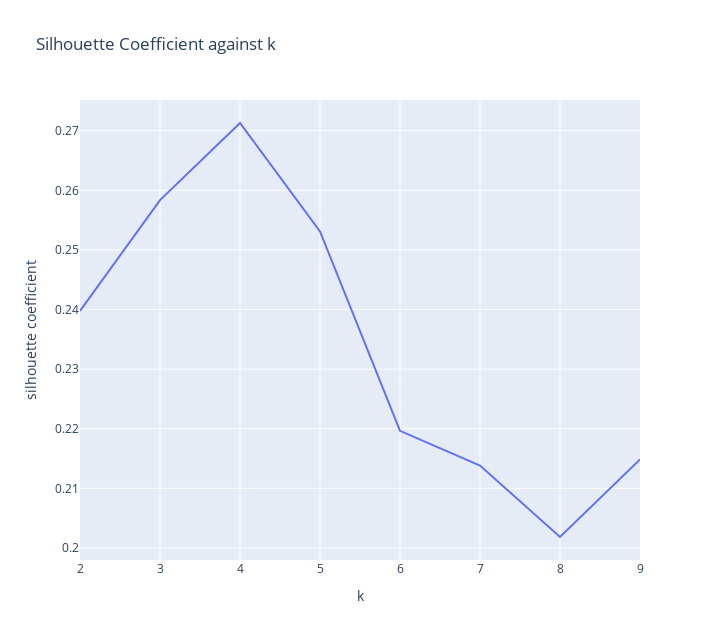

The code cell stored with this chart in its notebook:
### Code cell
# calling function to plot silhouette coefficient against k
kmeans_sil_coef_plot(dfs, models)

### Figure 1 — Plotly figure (JSON) as saved in the notebook; plotly's stock layout.template omitted (floating-point values rounded to 4 significant figures)
{"data": [{"hovertemplate": "k=%{x}<br>silhouette coefficient=%{y}<extra></extra>", "legendgroup": "", "line": {"color": "#636efa", "dash": "solid"}, "marker": {"symbol": "circle"}, "mode": "lines", "name": "", "orientation": "v", "showlegend": false, "type": "scatter", "x": [2, 3, 4, 5, 6, 7, 8, 9], "xaxis": "x", "y": [0.2397, 0.2584, 0.2713, 0.2531, 0.2196, 0.2138, 0.2018, 0.2149], "yaxis": "y"}], "layout": {"height": 640, "legend": {"tracegroupgap": 0}, "title": {"text": "Silhouette Coefficient against k"}, "width": 720, "xaxis": {"anchor": "y", "domain": [0, 1], "title": {"text": "k"}}, "yaxis": {"anchor": "x", "domain": [0, 1], "title": {"text": "silhouette coefficient"}}}}
